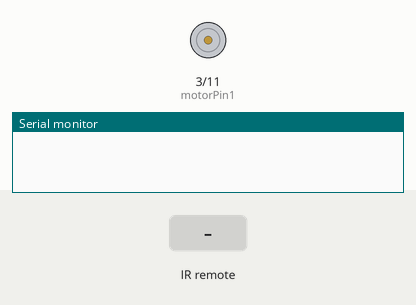
Simulated run of this sketch. Board: Arduino Uno, built with avr-gcc and run on an emulated ATmega328P. Shown: motor-driver pin pairs drawn as motors (green arrow = first pin HIGH = forward, orange = second pin HIGH = backward, longer = more drive), the last lines printed to the serial monitor. The test bench sets the inputs (shaded band).

Above: at 1.2 s.
1.3 s: infrared code 0xA32AB931 received
At 1.8 s:
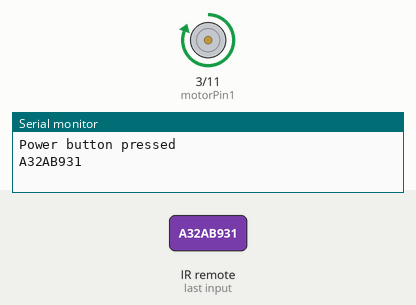
4.3 s: infrared code 0x2C2E80FF received
At 5.3 s:
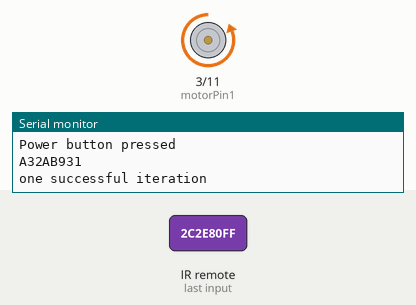
Timing chart, 0 to 7.3 s (numbered marks = the images above; inputs shaded):
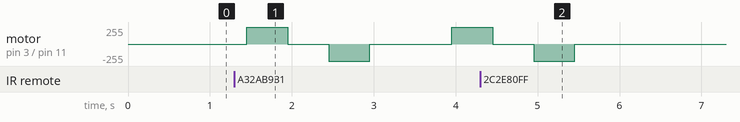

The sketch:

Nightlight.ino
```cpp
#include <IRremote.h>

int motorPin1 = 3; // motor pin, it's analog
int motorPin2 = 11; // motor pin, it's analog

unsigned long onButton = 0xA32AB931;
unsigned long testButton = 0x2C2E80FF;

boolean on = false;

int wait = 500;
int fast = 500;

int RECEIVE_PIN = 7; //digital
IRrecv irreceiver(RECEIVE_PIN);
decode_results results;

void setup() {
  pinMode(motorPin1, OUTPUT);
  pinMode(motorPin2, OUTPUT);

  Serial.begin(9600);
  irreceiver.enableIRIn(); // Start the receiver
}

void loop() {
  if (irreceiver.decode(&results)) {
    if (results.value == onButton || results.value == testButton) {
      Serial.println("Power button pressed");
      if (on) {
        on = false;
      } else {
        on = true;
      }
    }

    Serial.println(results.value, HEX);
    delay(150);
    irreceiver.resume();
  }

  if (on) {
    //Sends the bubble ring down into solution
    digitalWrite(motorPin1, HIGH);
    //analogWrite(motorPin1, 255);
    analogWrite(motorPin2, 0);
    delay(fast);
    analogWrite(motorPin1, 0);
    delay(wait);

    //Bring bubble ring back up
    analogWrite(motorPin2, 255);
    delay(fast);
    analogWrite(motorPin2, 0);
    delay(wait);

    //Blow rings out
    //analogWrite(fanMotor, 255);
    delay(wait);
    //analogWrite(fanMotor, 0);
    Serial.println("one successful iteration");
  }

}
```

Measured:
- after the input at 1.3 s, motor on pin 3 (motorPin1) / pin 11 (motorPin2): stopped → forward 255/255 after 0.15 s, → stopped 0.50 s later, → backward 255/255 0.50 s later, → stopped 0.50 s later, … (5 changes in this stretch)
- after the input at 4.3 s, motor on pin 3 (motorPin1) / pin 11 (motorPin2): goes on until 5.5 s, then stays stopped
